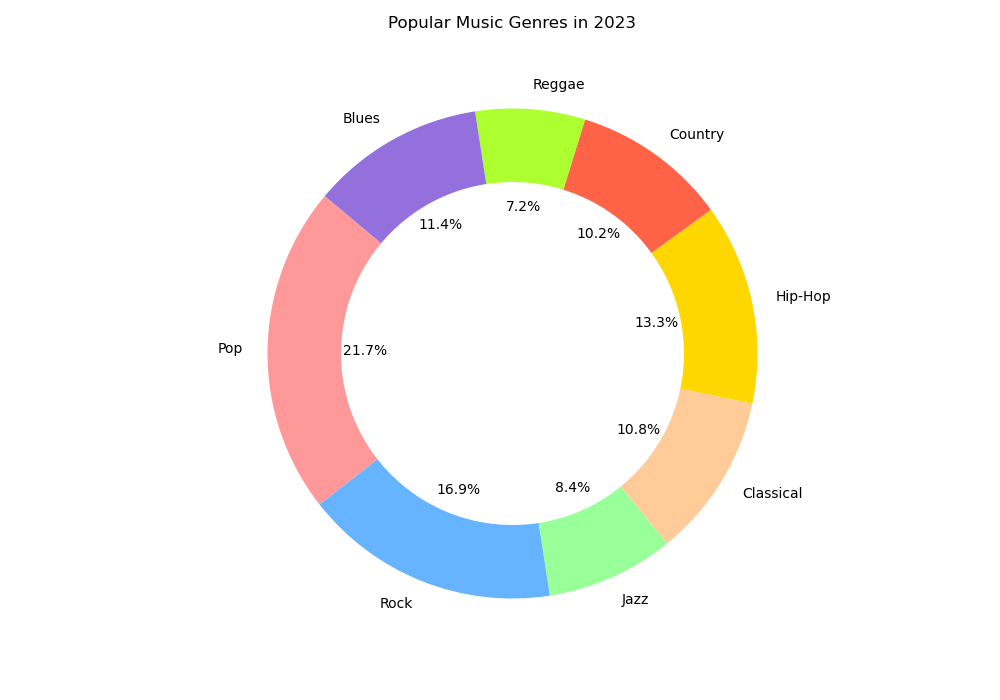

Recreate this plot in Python.

import matplotlib.pyplot as plt

categories = ['Pop', 'Rock', 'Jazz', 'Classical', 'Hip-Hop', 'Country', 'Reggae', 'Blues']
values = [180, 140, 70, 90, 110, 85, 60, 95]
colors = ['#FF9999', '#66B3FF', '#99FF99', '#FFCC99', '#FFD700', '#FF6347', '#ADFF2F', '#9370DB']

plt.figure(figsize=(10, 7))
plt.pie(values, labels=categories, colors=colors, autopct='%1.1f%%', startangle=140)
centre_circle = plt.Circle((0,0),0.70,fc='white')
fig = plt.gcf()
fig.gca().add_artist(centre_circle)

plt.axis('equal')
plt.title('Popular Music Genres in 2023', pad=40)
plt.show()
